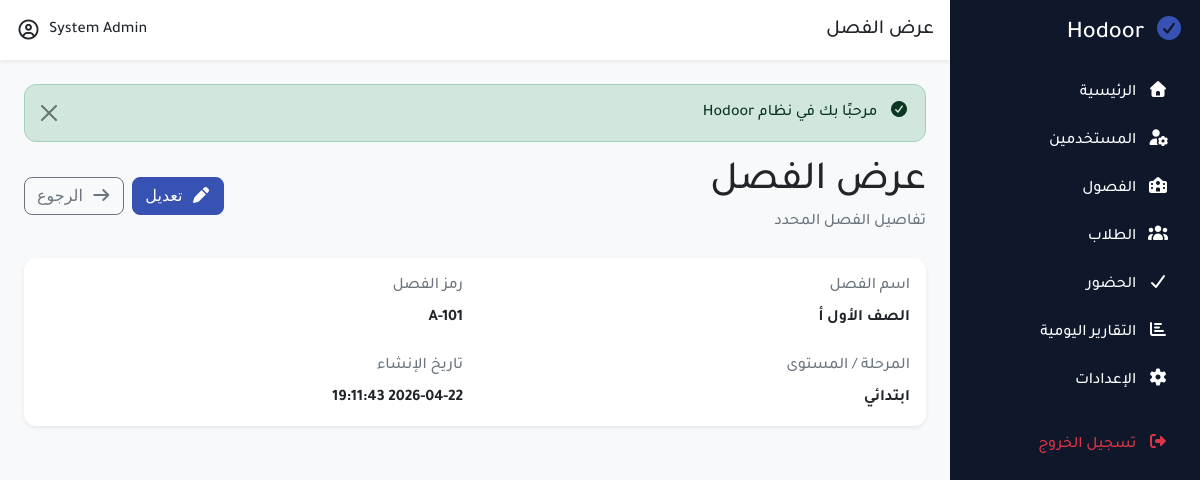
The app's page /modules/classrooms/view.php?id=1 (signed in) with its own data.
### tables this page shows
CREATE TABLE classrooms
(
    id         INT AUTO_INCREMENT PRIMARY KEY,
    class_name VARCHAR(100) NOT NULL,
    class_code VARCHAR(30) NULL,
    level_name VARCHAR(50) NULL,
    created_at TIMESTAMP DEFAULT CURRENT_TIMESTAMP
);

### classes/clsPath.php (called while the page is built, shortened)
<?php
class clsPath
{
    private static $domain = "http://localhost/Hodoor/";
    public static function root()
    {
        return self::$domain;
    }
    public static function modules()
    {
        return self::root() . "modules/";
    }
    public static function classrooms()
    {
        return self::modules() . "classrooms/";
    }
}

### classes/clsClassroom.php (called while the page is built, shortened)
<?php
class clsClassroom
{
    private $conn;
    public function __construct($db)
    {
        $this->conn = $db;
    }
    private function fill($data)
    {
        $this->id = $data['id'] ?? null;
        $this->class_name = $data['class_name'] ?? null;
        $this->class_code = $data['class_code'] ?? null;
        $this->level_name = $data['level_name'] ?? null;
        $this->created_at = $data['created_at'] ?? null;
    }
    public function loadById($id)
    {
        $query = "SELECT * FROM classrooms WHERE id = :id LIMIT 1";
        $stmt = $this->conn->prepare($query);
        $stmt->execute([
            ':id' => (int)$id
        ]);
        $classroom = $stmt->fetch(PDO::FETCH_ASSOC);
        return true;
    }
}

### classes/clsHelper.php (called while the page is built, shortened)
<?php
class clsHelper
{
    public static function clean($value)
    {
        return htmlspecialchars(trim($value), ENT_QUOTES, 'UTF-8');
    }
    public static function e($value)
    {
        return htmlspecialchars($value, ENT_QUOTES, 'UTF-8');
    }
    public static function get($key, $default = null)
    {
        return isset($_GET[$key]) ? self::clean($_GET[$key]) : $default;
    }
}

### modules/classrooms/view.php (the view, shortened to what this page needs)
<?php
require_once '../../includes/app.php';
$id = clsHelper::get('id');
$classroom = new clsClassroom($conn);
if (!$id || !$classroom->loadById($id)) {
    clsHelper::setMessage('error', 'الفصل غير موجود');
    clsHelper::redirect(clsPath::classrooms() . 'index.php');
}
?>
<?php require_once '../../includes/header.php'; ?>
<?php require_once '../../includes/sidebar.php'; ?>
    <div class="main-content w-100">
        <?php require_once '../../includes/navbar.php'; ?>
        <div class="content p-4">
            <?php require_once '../../includes/alerts.php'; ?>
            <div class="d-flex justify-content-between align-items-center mb-4">
                <div>
                    <h1 class="mb-1">عرض الفصل</h1>
                    <p class="text-muted mb-0">تفاصيل الفصل المحدد</p>
                </div>
                <div class="d-flex gap-2">
                    <a href="<?= clsPath::classrooms(); ?>edit.php?id=<?= $classroom->id; ?>" class="btn btn-primary">
                        <i class="fa fa-pen me-1"></i>
                        تعديل
                    </a>
                    <a href="<?= clsPath::classrooms(); ?>index.php" class="btn btn-outline-secondary">
                        <i class="fa fa-arrow-right me-1"></i>
                        الرجوع
                    </a>
                </div>
            </div>
            <div class="card shadow-sm border-0">
                <div class="card-body">
                    <div class="row g-4">
                        <div class="col-md-6">
                            <label class="form-label text-muted">اسم الفصل</label>
                            <div class="fw-semibold"><?= clsHelper::e($classroom->class_name); ?></div>
                        </div>
                        <div class="col-md-6">
                            <label class="form-label text-muted">رمز الفصل</label>
                            <div class="fw-semibold"><?= clsHelper::e($classroom->class_code); ?></div>
                        </div>
                        <div class="col-md-6">
                            <label class="form-label text-muted">المرحلة / المستوى</label>
                            <div class="fw-semibold"><?= clsHelper::e($classroom->level_name); ?></div>
                        </div>
                        <div class="col-md-6">
                            <label class="form-label text-muted">تاريخ الإنشاء</label>
                            <div class="fw-semibold"><?= clsHelper::e($classroom->created_at); ?></div>
                        </div>
                    </div>
                </div>
            </div>
        </div>
    </div>
<?php require_once '../../includes/footer.php'; ?>

### assets/css/dashboard.css (style rules this page uses)
.main-content { background: #f8f9fa; min-width: 0; }
.content { min-height: calc(100vh - 60px); }

### assets/css/mainColors.css (style rules this page uses)
:root { --main-color: #3852b4; --main-color-hover: #2f4599; --main-color-dark: #263a82; --main-color-light: #eef2ff; --secondary-color: #5e7ac4; --body-bg: #f8f9fa; --box-bg: #ffffff; --text-color: #212529; --text-muted: #6c757d; --white-color: #ffffff; --border-color: #dee2e6; --border-light: #edf0f5; --success-color: #198754; --danger-color: #dc3545; --warning-color: #ffc107; --info-color: #0dcaf0; --main-radius: 12px; --small-radius: 8px; --main-shadow: 0 6px 18px rgba(0, 0, 0, 0.08); --soft-shadow: 0 3px 10px rgba(0, 0, 0, 0.05); --focus-shadow: 0 0 0 0.25rem rgba(56, 82, 180, 0.25); }
body { background-color: var(--body-bg); color: var(--text-color); }
a { color: var(--main-color); text-decoration: none; }
.text-muted { color: var(--text-muted) !important; }
.btn { border-radius: var(--small-radius); }
.btn-primary { color: var(--white-color) !important; background-color: var(--main-color) !important; border-color: var(--main-color) !important; }
.card { background-color: var(--box-bg); border-color: var(--border-color); border-radius: var(--main-radius); box-shadow: var(--soft-shadow); }
.form-label { color: var(--text-color); }

### records on screen
classrooms: class_name "الصف الأول أ", class_code "A-101", level_name "ابتدائي", created_at "2026-04-22 19:11:43"

### other values on screen
$title "عرض الفصل"
clsHelper::e($_SESSION['full_name']) "System Admin"
$success "مرحبًا بك في نظام Hodoor"
